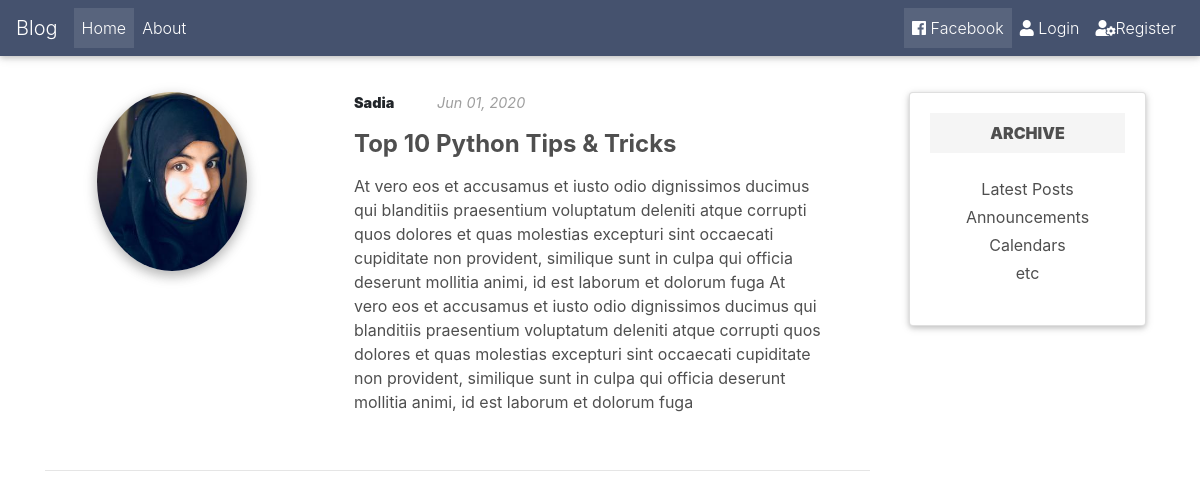
Screenshot of /post/9/ with the database file from the repository.
### blog/models.py (models this page shows, shortened)
class Post(models.Model):
    title = models.CharField(max_length=100)
    content = models.TextField()
    date = models.DateTimeField(default=timezone.now)
    author = models.ForeignKey(User, on_delete=models.CASCADE)

### users/models.py (models this page shows, shortened)
class Profile(models.Model):
    user = models.OneToOneField(User, on_delete=models.CASCADE)
    image = models.ImageField(default="default.jpg", upload_to='profile_pics')

### blog/views.py (the view)
# urls.py: path('post/<int:pk>/', PostDetailView.as_view(), name='blog-detail'),
class PostDetailView(DetailView):
    model = Post

### blog/templates/blog/post_detail.html (shortened to what this page needs)
{% extends "blog/base.html" %}
{% block content %}
    <section class="section extra-margins pb-3 text-center text-lg-left">
        <div class="row">
            <div class="col-lg-4 col-md-4 mb-4">
                <img class="d-flex mb-3 mx-auto avatar z-depth-1-half rounded-circle" src="{{ post.author.profile.image.url}}" alt="Generic placeholder image">
            </div>
            <div class="col-lg-7 col-md-8 ml-xl-4 mb-4">
                <div class="row">
                    <div class="col-xl-2 col-md-6 text-sm-center text-md-right text-lg-left">
                        <p class="mdb-text font-small font-weight-bold mb-1 spacing">
                                <strong>{{ post.author }}</strong>
                        </p>
                    </div>
                    <div class="col-xl-5 col-md-6 text-sm-center text-md-left">
                        <p class="font-small grey-text">
                            <em> {{ post.date |date:"M d, Y" }}</em>
                        </p>
                    </div>
                </div>
                <h4 class="mb-3 dark-grey-text mt-0">
                    <strong>
                        <a>{{ post.title}}</a>
                    </strong>
                </h4>
                <p class="dark-grey-text">{{ post.content}}
                    At vero eos et accusamus et iusto odio dignissimos ducimus qui blanditiis praesentium voluptatum deleniti
                    atque corrupti quos dolores et quas molestias excepturi sint occaecati cupiditate non provident, similique
                    sunt in culpa qui officia deserunt mollitia animi, id est laborum et dolorum fuga
                </p>
            </div>
        </div>
        <hr class="mb-5">
    </section>
{% endblock content %}

### rows the page displays
Post: author.profile.image (picture), author "Sadia", date "Jun 01, 2020", title "Top 10 Python Tips & Tricks", content "At vero eos et accusamus et iusto odio dignissimos ducimus qui blanditiis praesentium voluptatum deleniti atque corrupti quos dolores et quas molestias excepturi sint occaecati cupiditate non provident, similique sunt in culpa qui officia deserunt mollitia animi, id est laborum et dolorum fuga"
